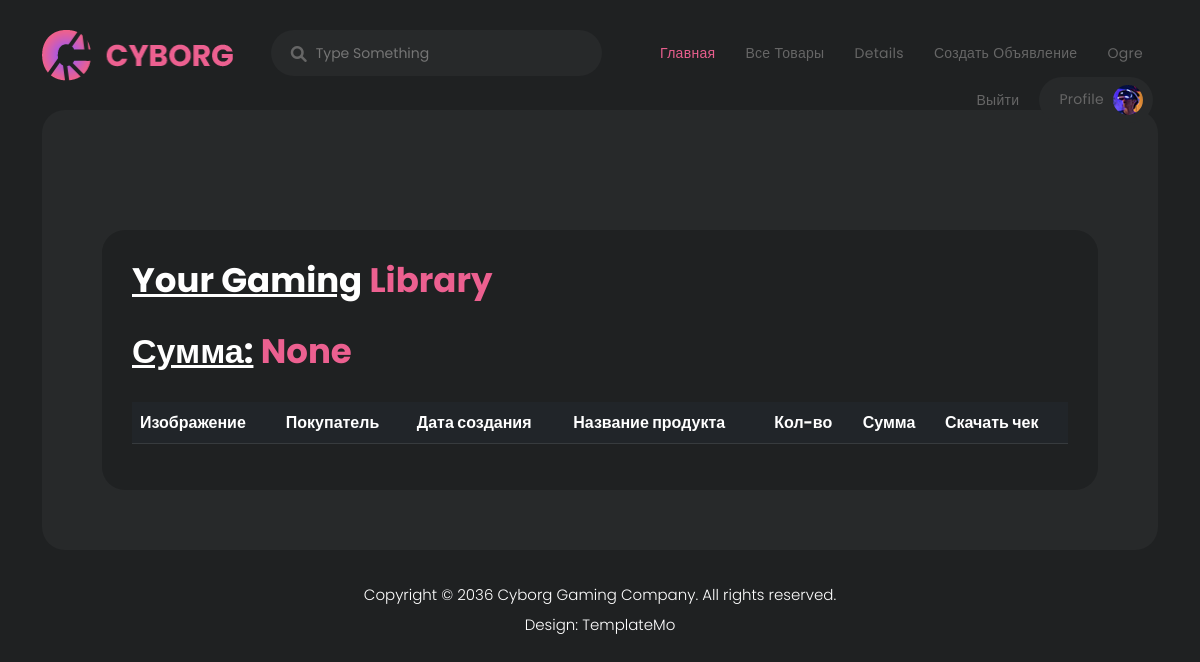
The app's page /payments/ (signed in), older data.
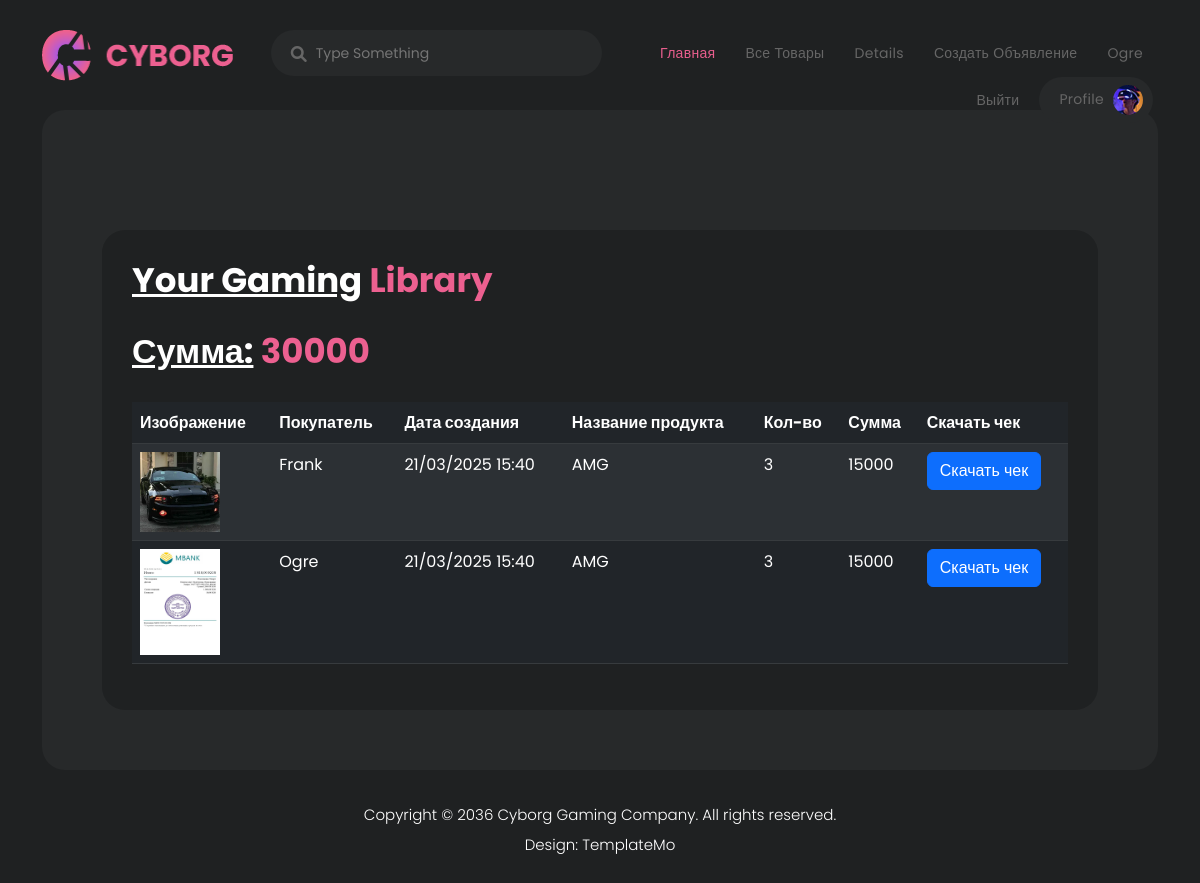
The same page, newer data.
### main/models.py (models this page shows)
class Payment(models.Model):
    seller = models.ForeignKey(
        User,
        on_delete=models.CASCADE,
    )
    user = models.CharField(
        max_length=225,
        verbose_name='Покупатель'
    )
    product = models.CharField(
        max_length=225,
        verbose_name='Продукт'
    )
    quantity = models.PositiveSmallIntegerField(
        verbose_name='Количество'
    )
    check_image = models.ImageField(
        verbose_name='Чек',
        upload_to='media/check'
    )
    total_price = models.PositiveIntegerField(
        verbose_name='Сумма'
    )
    created_date = models.DateTimeField(
        auto_now_add=True,
    )
    class Meta:
        verbose_name = 'Оплата'
        verbose_name_plural = 'Оплаты'

### main/views.py (the view)
# urls.py: path('payments/', views.payment_list_view, name='payments'),
def payment_list_view(request):
    payments = Payment.objects.filter(seller=request.user)
    total_payments = payments.aggregate(Sum('total_price'))['total_price__sum']
    return render(
        request=request,
        template_name='main/payments.html',
        context={
            "payments": payments,
            "total_payments": total_payments
        }
    )

### main/templates/main/payments.html
{% extends 'base.html' %}
{% load static %}
{% block content %}
<div class="container">
  <div class="row">
    <div class="col-lg-12">
      <div class="page-content">
        <div class="gaming-library profile-library">
          <div class="col-lg-12">
            <div class="heading-section">
              <h4><em>Your Gaming</em> Library</h4>
              <h4><em>Сумма:</em> {{ total_payments }}</h4>
            </div>
            <div class="table-responsive">
              <table class="table table-dark table-striped">
                <thead>
                  <tr>
                    <th>Изображение</th>
                    <th>Покупатель</th>
                    <th>Дата создания</th>
                    <th>Название продукта</th>
                    <th>Кол-во</th>
                    <th>Сумма</th>
                    <th>Скачать чек</th>
                  </tr>
                </thead>
                <tbody>
                  {% for payment in payments %}
                    <tr>
                      <td>
                        <img src="{{ payment.check_image.url }}" alt="" class="img-fluid" style="width: 80px; height: auto;">
                      </td>
                      <td>{{ payment.user }}</td>
                      <td>{{ payment.created_date|date:"d/m/Y H:i" }}</td>
                      <td>{{ payment.product }}</td>
                      <td>{{ payment.quantity }}</td>
                      <td>{{ payment.total_price }}</td>
                      <td>
                        <a download="{{ payment.check_image.url }}" href="{{ payment.check_image.url }}" class="btn btn-primary">Скачать чек</a>
                      </td>
                    </tr>
                  {% endfor %}
                </tbody>
              </table>
            </div>
          </div>
        </div>
      </div>
    </div>
  </div>
</div>
{% endblock %}

Row changes from the older to the newer data that the page shows:
added Payment: check_image (picture), user "Frank", created_date "21/03/2025 15:40", product "AMG", quantity "3", total_price "15000"
added Payment: check_image (picture), user "Ogre", created_date "21/03/2025 15:40", product "AMG", quantity "3", total_price "15000"
Text that changed along with them:
{{ total_payments }}: "None" → "30000"
